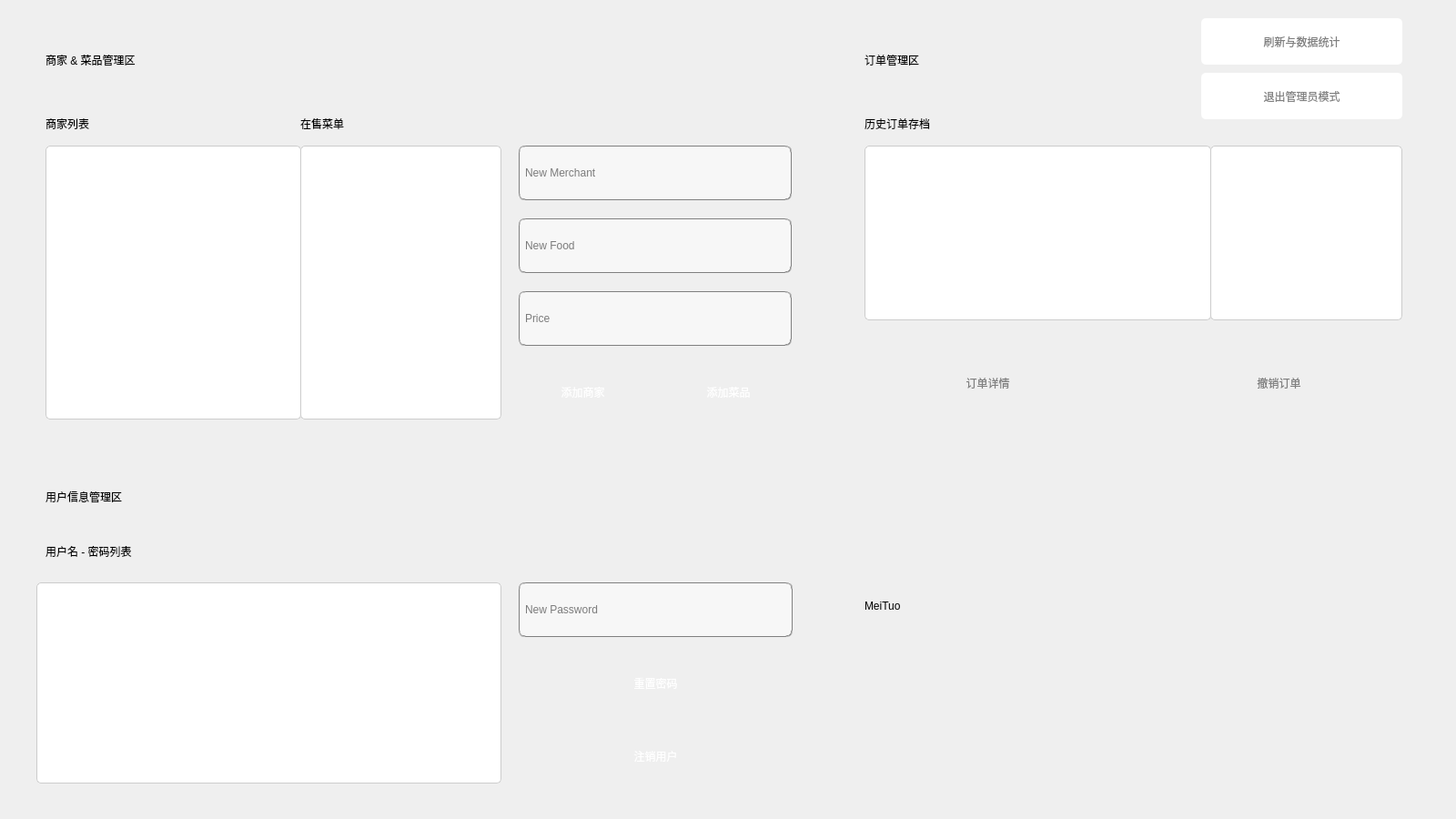
<?xml version="1.0" encoding="UTF-8"?>
<ui version="4.0">
 <class>adminconsole</class>
 <widget class="QWidget" name="adminconsole">
  <property name="geometry">
   <rect>
    <x>0</x>
    <y>0</y>
    <width>1600</width>
    <height>900</height>
   </rect>
  </property>
  <property name="windowTitle">
   <string> MeiTuo - 外卖美食</string>
  </property>
  <widget class="QPushButton" name="addMerchantButton">
   <property name="geometry">
    <rect>
     <x>570</x>
     <y>400</y>
     <width>141</width>
     <height>61</height>
    </rect>
   </property>
   <property name="styleSheet">
    <string notr="true">
background-color: qlineargradient(spread:pad, x1:0.52, y1:1, x2:0.54, y2:0, 
stop:0.0112994 rgba(64, 145, 252, 255), 
stop:1 rgba(255, 255, 255, 255));
color: rgb(255, 255, 255);
 
border:0px groove gray;border-radius:
7px;padding:2px 4px;
font: 14pt &quot;方正东港宋 简 Medium&quot;;
</string>
   </property>
   <property name="text">
    <string>添加商家</string>
   </property>
  </widget>
  <widget class="QPushButton" name="addFoodButton">
   <property name="geometry">
    <rect>
     <x>730</x>
     <y>400</y>
     <width>141</width>
     <height>61</height>
    </rect>
   </property>
   <property name="styleSheet">
    <string notr="true">
background-color: qlineargradient(spread:pad, x1:0.52, y1:1, x2:0.54, y2:0, 
stop:0.0112994 rgba(64, 145, 252, 255), 
stop:1 rgba(255, 255, 255, 255));
color: rgb(255, 255, 255);
 
border:0px groove gray;border-radius:
7px;padding:2px 4px;
font: 14pt &quot;方正东港宋 简 Medium&quot;;
</string>
   </property>
   <property name="text">
    <string>添加菜品</string>
   </property>
  </widget>
  <widget class="QPushButton" name="userLogOutButton">
   <property name="geometry">
    <rect>
     <x>570</x>
     <y>800</y>
     <width>301</width>
     <height>61</height>
    </rect>
   </property>
   <property name="styleSheet">
    <string notr="true">background-color: qlineargradient(spread:pad, x1:0.52, y1:1, x2:0.54, y2:0, 
stop:0.0112994 rgb(255, 85, 127), 
stop:1 rgba(255, 255, 255, 255));
color: rgb(255, 255, 255);
 
border:0px groove gray;border-radius:
7px;padding:2px 4px;
font: 14pt &quot;方正东港宋 简 Medium&quot;;</string>
   </property>
   <property name="text">
    <string>注销用户</string>
   </property>
  </widget>
  <widget class="QPushButton" name="userResetPassword">
   <property name="geometry">
    <rect>
     <x>570</x>
     <y>720</y>
     <width>301</width>
     <height>61</height>
    </rect>
   </property>
   <property name="styleSheet">
    <string notr="true">background-color: qlineargradient(spread:pad, x1:0.52, y1:1, x2:0.54, y2:0, 
stop:0.0112994 rgb(255, 85, 127), 
stop:1 rgba(255, 255, 255, 255));
color: rgb(255, 255, 255);
 
border:0px groove gray;border-radius:
7px;padding:2px 4px;
font: 14pt &quot;方正东港宋 简 Medium&quot;;</string>
   </property>
   <property name="text">
    <string>重置密码</string>
   </property>
  </widget>
  <widget class="QPushButton" name="cancelOrderButton">
   <property name="geometry">
    <rect>
     <x>1270</x>
     <y>380</y>
     <width>271</width>
     <height>81</height>
    </rect>
   </property>
   <property name="styleSheet">
    <string notr="true">background-color: qlineargradient(spread:pad, x1:0.52, y1:1, x2:0.54, y2:0, 
stop:0.0112994 rgb(255, 255, 127), 
stop:1 rgba(255, 255, 255, 255));
color: gray;
 
border:0px groove gray;border-radius:
7px;padding:2px 4px;
font: 14pt &quot;方正东港宋 简 Medium&quot;;</string>
   </property>
   <property name="text">
    <string>撤销订单</string>
   </property>
  </widget>
  <widget class="QListWidget" name="userListWidget">
   <property name="geometry">
    <rect>
     <x>40</x>
     <y>640</y>
     <width>511</width>
     <height>221</height>
    </rect>
   </property>
   <property name="styleSheet">
    <string notr="true">QListWidget {
font: 10pt &quot;等线&quot;;
    border: 1px solid #ccc;
    border-radius: 5px;
    background-color: white;
    padding: 5px; /* 内边距 */
}

QListWidget::item {
    padding: 8px; /* 项目内边距 */
    margin: 3px 0; /* 项目上下间距 */
}

QListWidget::item:selected {
    background-color: #007bff;
    color: white;
}</string>
   </property>
  </widget>
  <widget class="QPushButton" name="reloadButton">
   <property name="geometry">
    <rect>
     <x>1320</x>
     <y>20</y>
     <width>221</width>
     <height>51</height>
    </rect>
   </property>
   <property name="styleSheet">
    <string notr="true">font: 10pt &quot;方正东港宋 简 Medium&quot;;
background-color: #ffffff;
    color: gray;
    border-radius: 5px;
    padding: 10px;</string>
   </property>
   <property name="text">
    <string>刷新与数据统计</string>
   </property>
  </widget>
  <widget class="QLineEdit" name="newPasswordLineEdit">
   <property name="geometry">
    <rect>
     <x>570</x>
     <y>640</y>
     <width>301</width>
     <height>60</height>
    </rect>
   </property>
   <property name="styleSheet">
    <string notr="true">
background-color: rgb(247, 247, 247);
border:1px groove gray;border-radius:
7px;padding:2px 4px;
font: 10pt &quot;Candara&quot;;</string>
   </property>
   <property name="text">
    <string/>
   </property>
   <property name="echoMode">
    <enum>QLineEdit::Normal</enum>
   </property>
   <property name="placeholderText">
    <string>New Password</string>
   </property>
  </widget>
  <widget class="QListWidget" name="orderListWidget">
   <property name="geometry">
    <rect>
     <x>950</x>
     <y>160</y>
     <width>381</width>
     <height>192</height>
    </rect>
   </property>
   <property name="styleSheet">
    <string notr="true">QListWidget {
font: 10pt &quot;等线&quot;;
    border: 1px solid #ccc;
    border-radius: 5px;
    background-color: white;
    padding: 5px; /* 内边距 */
}

QListWidget::item {
    padding: 8px; /* 项目内边距 */
    margin: 3px 0; /* 项目上下间距 */
}

QListWidget::item:selected {
    background-color: #007bff;
    color: white;
}</string>
   </property>
  </widget>
  <widget class="QListWidget" name="orderDetailsListWidget">
   <property name="geometry">
    <rect>
     <x>1330</x>
     <y>160</y>
     <width>211</width>
     <height>192</height>
    </rect>
   </property>
   <property name="styleSheet">
    <string notr="true">QListWidget {
font: 10pt &quot;等线&quot;;
    border: 1px solid #ccc;
    border-radius: 5px;
    background-color: white;
    padding: 5px; /* 内边距 */
}

QListWidget::item {
    padding: 8px; /* 项目内边距 */
    margin: 3px 0; /* 项目上下间距 */
}

QListWidget::item:selected {
    background-color: #007bff;
    color: white;
}</string>
   </property>
  </widget>
  <widget class="QPushButton" name="detailsButton">
   <property name="geometry">
    <rect>
     <x>950</x>
     <y>380</y>
     <width>271</width>
     <height>81</height>
    </rect>
   </property>
   <property name="styleSheet">
    <string notr="true">background-color: qlineargradient(spread:pad, x1:0.52, y1:1, x2:0.54, y2:0, 
stop:0.0112994 rgb(255, 255, 127), 
stop:1 rgba(255, 255, 255, 255));
color: gray;
 
border:0px groove gray;border-radius:
7px;padding:2px 4px;
font: 14pt &quot;方正东港宋 简 Medium&quot;;</string>
   </property>
   <property name="text">
    <string>订单详情</string>
   </property>
  </widget>
  <widget class="QListWidget" name="merchantListWidget">
   <property name="geometry">
    <rect>
     <x>50</x>
     <y>160</y>
     <width>281</width>
     <height>301</height>
    </rect>
   </property>
   <property name="styleSheet">
    <string notr="true">QListWidget {
font: 10pt &quot;等线&quot;;
    border: 1px solid #ccc;
    border-radius: 5px;
    background-color: white;
    padding: 5px; /* 内边距 */
}

QListWidget::item {
    padding: 8px; /* 项目内边距 */
    margin: 3px 0; /* 项目上下间距 */
}

QListWidget::item:selected {
    background-color: #007bff;
    color: white;
}</string>
   </property>
  </widget>
  <widget class="QLineEdit" name="newMerchantLineEdit">
   <property name="geometry">
    <rect>
     <x>570</x>
     <y>160</y>
     <width>300</width>
     <height>60</height>
    </rect>
   </property>
   <property name="styleSheet">
    <string notr="true">
background-color: rgb(247, 247, 247);
border:1px groove gray;border-radius:
7px;padding:2px 4px;
font: 10pt &quot;Candara&quot;;</string>
   </property>
   <property name="text">
    <string/>
   </property>
   <property name="echoMode">
    <enum>QLineEdit::Normal</enum>
   </property>
   <property name="placeholderText">
    <string>New Merchant</string>
   </property>
  </widget>
  <widget class="QListWidget" name="foodListWidget">
   <property name="geometry">
    <rect>
     <x>330</x>
     <y>160</y>
     <width>221</width>
     <height>301</height>
    </rect>
   </property>
   <property name="styleSheet">
    <string notr="true">QListWidget {
font: 10pt &quot;等线&quot;;
    border: 1px solid #ccc;
    border-radius: 5px;
    background-color: white;
    padding: 5px; /* 内边距 */
}

QListWidget::item {
    padding: 8px; /* 项目内边距 */
    margin: 3px 0; /* 项目上下间距 */
}

QListWidget::item:selected {
    background-color: #007bff;
    color: white;
}</string>
   </property>
  </widget>
  <widget class="QLineEdit" name="newFoodLineEdit">
   <property name="geometry">
    <rect>
     <x>570</x>
     <y>240</y>
     <width>300</width>
     <height>60</height>
    </rect>
   </property>
   <property name="styleSheet">
    <string notr="true">
background-color: rgb(247, 247, 247);
border:1px groove gray;border-radius:
7px;padding:2px 4px;
font: 10pt &quot;Candara&quot;;</string>
   </property>
   <property name="text">
    <string/>
   </property>
   <property name="echoMode">
    <enum>QLineEdit::Normal</enum>
   </property>
   <property name="placeholderText">
    <string>New Food</string>
   </property>
  </widget>
  <widget class="QLineEdit" name="newPriceLineEdit">
   <property name="geometry">
    <rect>
     <x>570</x>
     <y>320</y>
     <width>300</width>
     <height>60</height>
    </rect>
   </property>
   <property name="styleSheet">
    <string notr="true">
background-color: rgb(247, 247, 247);
border:1px groove gray;border-radius:
7px;padding:2px 4px;
font: 10pt &quot;Candara&quot;;</string>
   </property>
   <property name="text">
    <string/>
   </property>
   <property name="echoMode">
    <enum>QLineEdit::Normal</enum>
   </property>
   <property name="placeholderText">
    <string>Price</string>
   </property>
  </widget>
  <widget class="QPushButton" name="backButton">
   <property name="geometry">
    <rect>
     <x>1320</x>
     <y>80</y>
     <width>221</width>
     <height>51</height>
    </rect>
   </property>
   <property name="styleSheet">
    <string notr="true">font: 10pt &quot;方正东港宋 简 Medium&quot;;
background-color: #ffffff;
    color: gray;
    border-radius: 5px;
    padding: 10px;</string>
   </property>
   <property name="text">
    <string>退出管理员模式</string>
   </property>
  </widget>
  <widget class="QLabel" name="totalAmountLabel_2">
   <property name="geometry">
    <rect>
     <x>50</x>
     <y>10</y>
     <width>791</width>
     <height>111</height>
    </rect>
   </property>
   <property name="styleSheet">
    <string notr="true">font: 16pt &quot;等线&quot;;</string>
   </property>
   <property name="text">
    <string>商家 &amp; 菜品管理区</string>
   </property>
  </widget>
  <widget class="QLabel" name="totalAmountLabel_3">
   <property name="geometry">
    <rect>
     <x>50</x>
     <y>90</y>
     <width>321</width>
     <height>91</height>
    </rect>
   </property>
   <property name="styleSheet">
    <string notr="true">font: 12pt &quot;等线&quot;;</string>
   </property>
   <property name="text">
    <string>商家列表</string>
   </property>
  </widget>
  <widget class="QLabel" name="totalAmountLabel_4">
   <property name="geometry">
    <rect>
     <x>330</x>
     <y>90</y>
     <width>571</width>
     <height>91</height>
    </rect>
   </property>
   <property name="styleSheet">
    <string notr="true">font: 12pt &quot;等线&quot;;</string>
   </property>
   <property name="text">
    <string>在售菜单</string>
   </property>
  </widget>
  <widget class="QLabel" name="totalAmountLabel_5">
   <property name="geometry">
    <rect>
     <x>50</x>
     <y>490</y>
     <width>521</width>
     <height>111</height>
    </rect>
   </property>
   <property name="styleSheet">
    <string notr="true">font: 16pt &quot;等线&quot;;</string>
   </property>
   <property name="text">
    <string>用户信息管理区</string>
   </property>
  </widget>
  <widget class="QLabel" name="totalAmountLabel_6">
   <property name="geometry">
    <rect>
     <x>50</x>
     <y>560</y>
     <width>321</width>
     <height>91</height>
    </rect>
   </property>
   <property name="styleSheet">
    <string notr="true">font: 12pt &quot;等线&quot;;</string>
   </property>
   <property name="text">
    <string>用户名 - 密码列表</string>
   </property>
  </widget>
  <widget class="QLabel" name="totalAmountLabel_7">
   <property name="geometry">
    <rect>
     <x>950</x>
     <y>10</y>
     <width>341</width>
     <height>111</height>
    </rect>
   </property>
   <property name="styleSheet">
    <string notr="true">font: 16pt &quot;等线&quot;;</string>
   </property>
   <property name="text">
    <string>订单管理区</string>
   </property>
  </widget>
  <widget class="QLabel" name="totalAmountLabel_8">
   <property name="geometry">
    <rect>
     <x>950</x>
     <y>90</y>
     <width>291</width>
     <height>91</height>
    </rect>
   </property>
   <property name="styleSheet">
    <string notr="true">font: 12pt &quot;等线&quot;;</string>
   </property>
   <property name="text">
    <string>历史订单存档</string>
   </property>
  </widget>
  <widget class="QLabel" name="totalAmountLabel_9">
   <property name="geometry">
    <rect>
     <x>950</x>
     <y>610</y>
     <width>611</width>
     <height>111</height>
    </rect>
   </property>
   <property name="styleSheet">
    <string notr="true">font: 64pt &quot;方正东港宋 简 Medium&quot;;</string>
   </property>
   <property name="text">
    <string>MeiTuo</string>
   </property>
  </widget>
 </widget>
 <resources/>
 <connections/>
</ui>
